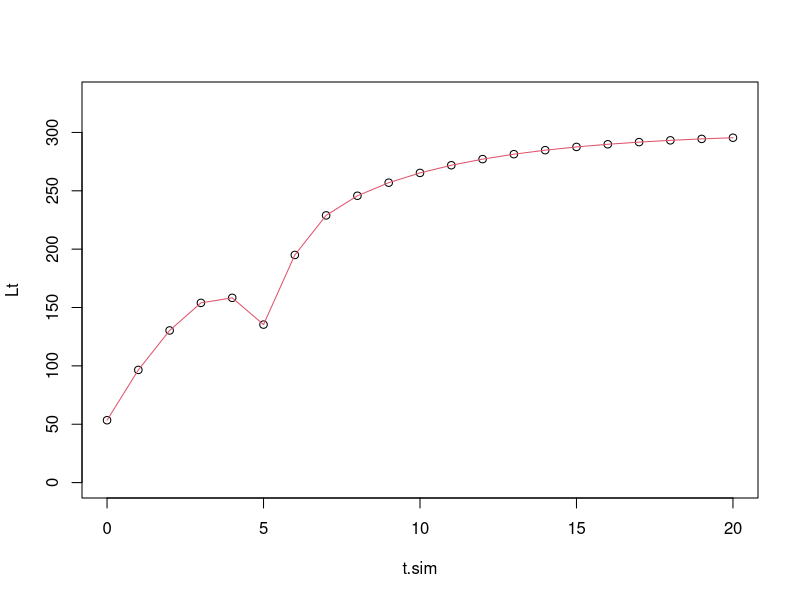
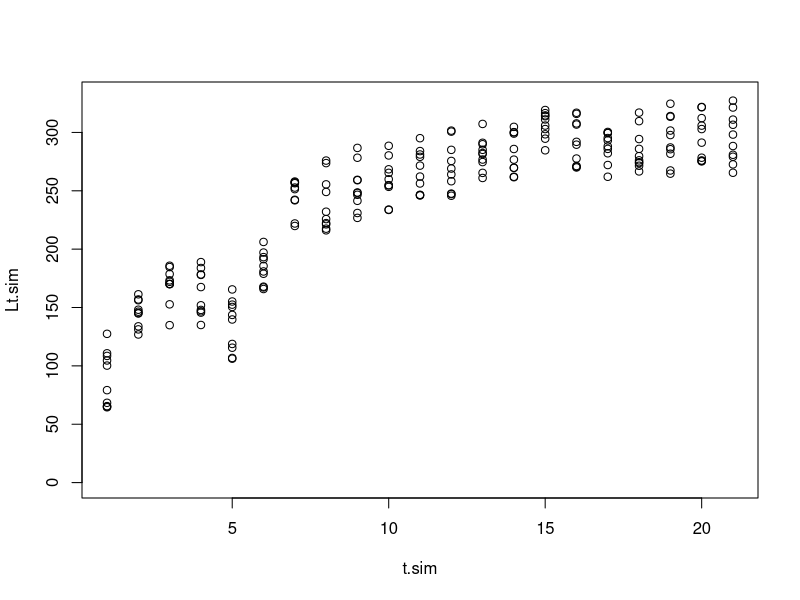

Write the R code that produced these figures, in order. (Note: this script raises an error after producing the figures.)
t.sim=0:20
Linf=300
k=0.2
to=-1
h=.5
th=5

#Matias
Pars=c(Linf=Linf,k=k,h=h,th=th,to=to)
fun.2PVonB=function(PARS) PARS[1]*(1-exp(-PARS[2]*(1-PARS[3]/((t.sim-PARS[4])^2+1))*(t.sim-PARS[5])))
Lt=fun.2PVonB(Pars)

#Marina's
Loo=Linf
E=t.sim
Lt_marina= Loo*(1-exp(-k* (1-(h/(((E-th)^2)+1)))  *(E-to)))


#compare
plot(t.sim,Lt,ylim=c(0,Linf*1.1))
lines(E,Lt_marina,col=2)


#Simulate data
JIT=200
t.sim=rep(seq(0:20),10)
Lt.sim=jitter(fun.2PVonB(Pars),JIT)
plot(t.sim,Lt.sim,ylim=c(0,Linf*1.1))


  #simulation evaluation
n=1000
Par.list=vector('list',n)
for(i in 1:n)
{
  Lt.sim=jitter(fun.2PVonB(Pars),JIT)
  FIT=nls(Lt.sim~Linf*(1-exp(-k*(1-h/((t.sim-th)^2+1))*(t.sim-to))),start=Pars)
  Par.list[[i]]=coef(FIT)
}

Par.list=do.call(rbind, Par.list)
Init.pars=matrix(Pars,nrow=nrow(Par.list),ncol=length(Pars),byrow=T)
boxplot(Par.list/Init.pars)
abline(h=1,col=2)
#El modelo que implementaste esta bien, deben ser tus datos
#fijate que en la simulacion se recupera el valor de los parameters usados
#para simular los datos. Si aumentas el jitter, ahi si tenes problemas de estimacion.
#Fijate que si cambias el valor de JIT de 200 a 1000, ahi ya empieza a ver problemas 
#con los parameter estimates